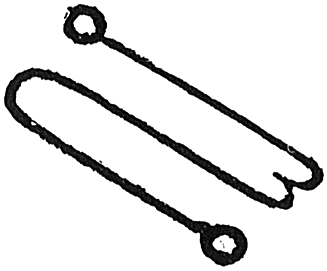
#> input picture docs/precedents/agrippa_saturn_int.png, 327 x 271 px; its folder holds only this picture in this run
$ python 25_cross_corpus.py
#> lines starting #> are read from the running program, lines starting #| are printed output that depends on the picture; after the words box and inside, x2 and y2 are one past the last pixel; in counts of white or black regions, pixels touching at a corner belong together
"""
Script 25: Cross-Corpus Analysis

Projects precedent images (PGM karakteres, Solomonic seals, Ars Notoria notae, etc.)
into the same feature space as the 72 Goetic sigils, then measures:
  - Distance from each precedent to the nearest Goetia cluster centroid
  - Distance to the single most similar Goetia sigil
  - Which cluster each precedent is most similar to
  - Pairwise distances among precedents themselves

Inputs:
  - features.json (Goetia sigil features, from original pipeline or re-run)
  - cluster_assignments.json (from 06_clustering.py) — optional
  - docs/precedents/*.{jpg,png}  — sourced historical images

Outputs:
  - cross_corpus_features.json
  - cross_corpus_distances.json
  - cross_corpus_pca.png  (scatter: Goetia sigils + precedents overlaid)
"""

import cv2
import numpy as np
from pathlib import Path
import json
import matplotlib
matplotlib.use('Agg')
import matplotlib.pyplot as plt
from sklearn.preprocessing import StandardScaler
from sklearn.decomposition import PCA
from scipy.spatial.distance import cdist

OUTDIR     = Path(r"C:\Dev\GoetiaRevEng")
PREC_DIR   = OUTDIR / "docs" / "precedents"

# ── Feature extraction (same functions as 05_feature_extraction.py) ──────────

def box_counting_dimension(binary, min_box=2, max_box=64):
    sizes, counts = [], []
    s = min_box
    while s <= min(max_box, binary.shape[0], binary.shape[1]):
        count = sum(
            1 for y in range(0, binary.shape[0], s)
              for x in range(0, binary.shape[1], s)
              if np.any(binary[y:y+s, x:x+s] > 0)
        )
        if count > 0:
            sizes.append(s)
            counts.append(count)
        s *= 2
    if len(sizes) < 2:
        return 0
    coeffs = np.polyfit(np.log(1.0 / np.array(sizes)), np.log(np.array(counts)), 1)
    return round(coeffs[0], 3)


def symmetry_score(binary):
    b = binary.astype(float) / 255.0
    if b.size == 0 or np.std(b) == 0:
        return 0.0, 0.0
    h_sym = float(np.corrcoef(b.ravel(), np.fliplr(b).ravel())[0, 1])
    v_sym = float(np.corrcoef(b.ravel(), np.flipud(b).ravel())[0, 1])
    return round(h_sym, 3), round(v_sym, 3)


def radial_profile(binary, n_bins=8):
    h, w = binary.shape
    cy, cx = h / 2, w / 2
    max_r = np.sqrt(cx**2 + cy**2)
    ys, xs = np.mgrid[0:h, 0:w]
    dists_norm = np.sqrt((ys - cy)**2 + (xs - cx)**2) / max(max_r, 1)
    return [
        round(float(np.mean(binary[(dists_norm >= i/n_bins) & (dists_norm < (i+1)/n_bins)] > 0)), 4)
        if np.any((dists_norm >= i/n_bins) & (dists_norm < (i+1)/n_bins)) else 0
        for i in range(n_bins)
    ]


def quadrant_density(binary):
    h, w = binary.shape
    mh, mw = h // 2, w // 2
    return [round(float(np.mean(q > 0)), 4) for q in [
        binary[:mh, :mw], binary[:mh, mw:], binary[mh:, :mw], binary[mh:, mw:]
    ]]


def extract_features(fpath):
    """Load image, adaptive-binarize, extract the same 18-dim base feature vector."""
    img = cv2.imread(str(fpath))
    if img is None:
        return None

    gray = cv2.cvtColor(img, cv2.COLOR_BGR2GRAY) if len(img.shape) == 3 else img

    # CLAHE + Otsu (matching 23_adaptive_preprocessing.py approach)
    clahe = cv2.createCLAHE(clipLimit=3.0, tileGridSize=(8, 8))
    enhanced = clahe.apply(gray)
    _, binary = cv2.threshold(enhanced, 0, 255, cv2.THRESH_BINARY_INV | cv2.THRESH_OTSU)
    binary = cv2.morphologyEx(binary, cv2.MORPH_OPEN, np.ones((3, 3), np.uint8))

    # Resize to 256×256 for comparable feature computation
    binary = cv2.resize(binary, (256, 256), interpolation=cv2.INTER_AREA)
    binary = (binary > 127).astype(np.uint8) * 255

    ys, xs = np.where(binary > 0)
    ink_ratio   = float(np.mean(binary > 0))
    h, w = binary.shape
    aspect      = w / h
    compactness = (np.sum(binary > 0) / ((ys.max()-ys.min()+1)*(xs.max()-xs.min()+1))
                   if len(ys) > 0 else 0)
    fractal_d   = box_counting_dimension(binary)
    h_sym, v_sym = symmetry_score(binary)
    r_profile   = radial_profile(binary)
    q_density   = quadrant_density(binary)

    return {
        "ink_ratio":          round(ink_ratio, 4),
        "aspect_ratio":       round(aspect, 3),
        "compactness":        round(float(compactness), 3),
        "fractal_dimension":  fractal_d,
        "horizontal_symmetry": h_sym,
        "vertical_symmetry":  v_sym,
        "radial_profile":     r_profile,
        "quadrant_density":   q_density,
    }


def feat_to_vec(feat):
    """Convert feature dict to 18-dim vector (base features only, no skeleton/Hough)."""
    vec = [
        feat["ink_ratio"], feat["aspect_ratio"], feat["compactness"],
        feat["fractal_dimension"], feat["horizontal_symmetry"], feat["vertical_symmetry"],
    ]
    vec.extend(feat["radial_profile"])
    vec.extend(feat["quadrant_density"])
    # Pad to match 38-dim vectors from 06_clustering.py (zeros for skeleton/Hough)
    vec.extend([0] * 20)
    return vec


# ── Load Goetia features ──────────────────────────────────────────────────────

features_file = OUTDIR / "features.json"
if not features_file.exists():
    features_file = Path(r"C:\Users\PC\Downloads\goetia_analysis\features.json")

with open(features_file) as f:
#> (reads features.json from the repository)
    goetia_features = json.load(f)

cluster_file = OUTDIR / "cluster_assignments.json"
if not cluster_file.exists():
    cluster_file = Path(r"C:\Users\PC\Downloads\goetia_analysis\cluster_assignments.json")
cluster_map = {}  # sigil_id → cluster
if cluster_file.exists():
    with open(cluster_file) as f:
#> (reads cluster_assignments.json from the repository)
        ca = json.load(f)
    for cl_id, members in ca.items():
        for m in members:
            cluster_map[m] = int(cl_id)

goetia_vecs = []
goetia_ids  = []
for feat in goetia_features:
    goetia_vecs.append(feat_to_vec(feat))
    goetia_ids.append(feat["id"])

X_goetia = np.array(goetia_vecs)

# ── Extract features from precedent images ────────────────────────────────────

prec_images = sorted(PREC_DIR.glob("*.[jp][pn]g")) + sorted(PREC_DIR.glob("*.jpeg"))
print(f"Found {len(prec_images)} precedent images in {PREC_DIR}")

prec_records = []
prec_vecs    = []

for fpath in prec_images:
    feat = extract_features(fpath)
#> in extract_features, img is the input picture: shape (271, 327, 3); min 0, max 255, mean 227.3
#> in extract_features, `enhanced = clahe.apply(gray)`:
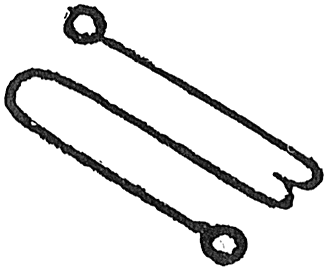
#> enhanced: shape (271, 327); min 3, max 255, mean 229.2
#> in extract_features, `_, binary = cv2.threshold(enhanced, 0, 255, cv2.THRESH_BINARY_INV | cv..`:
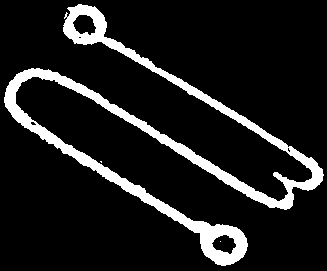
#> binary: shape (271, 327); 11.5% white; 3 white regions (2 under 20 px), largest, box (x1, y1, x2, y2) and area: (4, 4, 324, 266) 10174
#> in extract_features, `binary = cv2.morphologyEx(binary, cv2.MORPH_OPEN, np.ones((3, 3), np.u..`: binary: shape (271, 327); 11.4% white; 2 white regions, box (x1, y1, x2, y2) and area: (4, 68, 323, 266) 7467, (63, 4, 288, 151) 2654
#> in extract_features, `binary = cv2.resize(binary, (256, 256), interpolation=cv2.INTER_AREA)`:
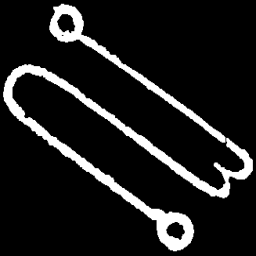
#> binary: shape (256, 256); min 0, max 255, mean 29.1
#> in extract_features, `binary = (binary > 127).astype(np.uint8) * 255`:
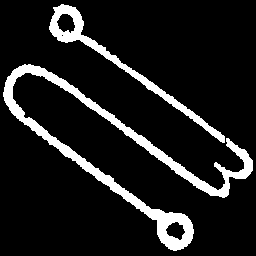
#> binary: shape (256, 256); 11.4% white; 2 white regions, box (x1, y1, x2, y2) and area: (3, 64, 253, 251) 5515, (49, 4, 225, 143) 1973
#> in extract_features, `ys, xs = np.where(binary > 0)`: ys = 7488 values from 4 to 250; xs = 7488 values, max 252 at index 4699, min 3 at index 2164, mean 124.7
#> in extract_features, `ink_ratio   = float(np.mean(binary > 0))`: ink_ratio = 0.114
#> in extract_features, `compactness = (np.sum(binary > 0) / ((ys.max()-ys.min()+1)*(xs.max()-x..`: compactness = 0.121
#> the loop in box_counting_dimension, `while s <= min(max_box, binary.shape[0], binary.shape[1]):` made 6 passes
#> count on passes 1 to 6: 2189, 701, 251, 95, 40, 13
#> after the loop in box_counting_dimension, `while s <= min(max_box, binary.shape[0], binary.shape[1]):`: counts = [2189, 701, 251, 95, 40, 13]; s = 128; sizes = [2, 4, 8, 16, 32, 64]
#> in box_counting_dimension, `coeffs = np.polyfit(np.log(1.0 / np.array(sizes)), np.log(np.array(cou..`: coeffs = [1.45, 8.62]
#> in extract_features, `fractal_d   = box_counting_dimension(binary)`: fractal_d = 1.45
#> in symmetry_score, `h_sym = float(np.corrcoef(b.ravel(), np.fliplr(b).ravel())[0, 1])`: h_sym = -0.0458
#> in symmetry_score, `v_sym = float(np.corrcoef(b.ravel(), np.flipud(b).ravel())[0, 1])`: v_sym = -0.056
#> in extract_features, `h_sym, v_sym = symmetry_score(binary)`: h_sym = -0.046; v_sym = -0.056
#> in extract_features, `r_profile   = radial_profile(binary)`: r_profile = [0.211, 0.0768, 0.207, 0.118, 0.125, 0.12, 0.0103, 0]
#> in extract_features, `q_density   = quadrant_density(binary)`: q_density = [0.169, 0.0406, 0.0616, 0.186]
#> feat = 8 items
    if feat is None:
        print(f"  WARN: could not load {fpath.name}")
        continue

    label = fpath.stem.replace("_", " ").title()
    prec_records.append({"file": fpath.name, "label": label, **feat})
    prec_vecs.append(feat_to_vec(feat))
    print(f"  {fpath.name}: ink={feat['ink_ratio']:.3f}  fractal={feat['fractal_dimension']}")
#|   agrippa_saturn_int.png: ink=0.114  fractal=1.451

if not prec_vecs:
    print("No precedent images found — check that docs/precedents/ has images.")
    exit(1)

X_prec = np.array(prec_vecs)

# ── Fit scaler + PCA on Goetia corpus, project precedents in ─────────────────

scaler = StandardScaler()
X_goetia_scaled = scaler.fit_transform(X_goetia)
X_prec_scaled   = scaler.transform(X_prec)   # same transform, not re-fit

n_comp = min(10, X_goetia_scaled.shape[0] - 1, X_goetia_scaled.shape[1])
pca = PCA(n_components=n_comp)
pca.fit(X_goetia_scaled)
X_goetia_pca = pca.transform(X_goetia_scaled)
X_prec_pca   = pca.transform(X_prec_scaled)

# ── Compute distances ─────────────────────────────────────────────────────────

# Each precedent → distance to every Goetia sigil (in PCA space)
dist_matrix = cdist(X_prec_pca, X_goetia_pca, metric='euclidean')

# Cluster centroids
goetia_clusters = [cluster_map.get(sid, 0) for sid in goetia_ids]
unique_clusters = sorted(set(goetia_clusters))
cluster_centroids = {}
for cl in unique_clusters:
    idx = [i for i, c in enumerate(goetia_clusters) if c == cl]
    cluster_centroids[cl] = X_goetia_pca[idx].mean(axis=0)

centroid_matrix = np.array([cluster_centroids[cl] for cl in unique_clusters])
prec_to_centroid = cdist(X_prec_pca, centroid_matrix, metric='euclidean')

distance_records = []
for pi, prec in enumerate(prec_records):
    nearest_sigil_idx = int(np.argmin(dist_matrix[pi]))
    nearest_sigil_id  = goetia_ids[nearest_sigil_idx]
    nearest_sigil_dist = float(dist_matrix[pi, nearest_sigil_idx])

    nearest_cluster_idx  = int(np.argmin(prec_to_centroid[pi]))
    nearest_cluster      = unique_clusters[nearest_cluster_idx]
    nearest_cluster_dist = float(prec_to_centroid[pi, nearest_cluster_idx])

    # All Goetia sigils within 1.5× nearest distance
    threshold  = nearest_sigil_dist * 1.5
    close_mask = dist_matrix[pi] <= threshold
    close_sigils = [goetia_ids[i] for i in np.where(close_mask)[0]]


    distance_records.append({
        "file":               prec["file"],
        "label":              prec["label"],
        "nearest_sigil":      nearest_sigil_id,
        "nearest_sigil_dist": round(nearest_sigil_dist, 3),
        "close_sigils":       close_sigils,
        "nearest_cluster":    nearest_cluster,
        "nearest_cluster_dist": round(nearest_cluster_dist, 3),
    })

    print(f"\n{prec['label']}:")
    print(f"  Nearest Goetia sigil: #{nearest_sigil_id} (dist={nearest_sigil_dist:.3f})")
    print(f"  Nearest cluster: {nearest_cluster} (dist={nearest_cluster_dist:.3f})")
    print(f"  Close sigils (<=1.5x): {close_sigils}")
#> this loop made 1 pass
#> (pi, nearest_sigil_idx, nearest_sigil_id, nearest_sigil_dist, nearest_cluster_idx, nearest_cluster, nearest_cluster_dist, threshold) on pass 1: (0, 69, 70, 2.58, 5, 6, 3.31, 3.87)
#| Agrippa Saturn Int:
#|   Nearest Goetia sigil: #70 (dist=2.581)
#|   Nearest cluster: 6 (dist=3.312)
#|   Close sigils (<=1.5x): [2, 6, 10, 14, 16, 27, 30, 31, 34, 40, 55, 61, 64, 70]
#> after the loop, distance_records = 1 item

# Pairwise distances among precedents
if len(prec_records) > 1:
    prec_pairwise = cdist(X_prec_pca, X_prec_pca)
    print("\n=== Most similar precedent pairs ===")
    pairs = []
    for i in range(len(prec_records)):
        for j in range(i+1, len(prec_records)):
            pairs.append((prec_records[i]["label"], prec_records[j]["label"],
                          float(prec_pairwise[i, j])))
    pairs.sort(key=lambda x: x[2])
    for a, b, d in pairs[:5]:
        print(f"  {a} <-> {b}: {d:.3f}")

# ── Save ──────────────────────────────────────────────────────────────────────

with open(OUTDIR / "cross_corpus_features.json", "w") as f:
    json.dump(prec_records, f, indent=2)

with open(OUTDIR / "cross_corpus_distances.json", "w") as f:
    json.dump({
        "n_goetia_sigils": len(goetia_ids),
        "n_precedents":    len(prec_records),
        "pca_components":  n_comp,
        "pca_variance":    round(float(pca.explained_variance_ratio_.sum()), 4),
        "results":         distance_records,
    }, f, indent=2)

# ── PCA scatter plot ──────────────────────────────────────────────────────────

fig, ax = plt.subplots(figsize=(13, 10))

# Goetia sigils, colored by cluster
goetia_colors = [goetia_clusters[i] for i in range(len(goetia_ids))]
scatter = ax.scatter(X_goetia_pca[:, 0], X_goetia_pca[:, 1],
                     c=goetia_colors, cmap='tab10', s=40, alpha=0.5,
                     edgecolors='none', label='Goetia sigils')
for i, sid in enumerate(goetia_ids):
    ax.annotate(str(sid), (X_goetia_pca[i, 0], X_goetia_pca[i, 1]),
                fontsize=5, color='#666666', ha='center', va='bottom')

# Precedent images — large markers
prec_colors = plt.cm.Set1(np.linspace(0, 1, len(prec_records)))
#> prec_colors = [[0.894, 0.102, 0.11, 1]]
for pi, prec in enumerate(prec_records):
    ax.scatter(X_prec_pca[pi, 0], X_prec_pca[pi, 1],
               s=200, marker='*', color=prec_colors[pi],
               edgecolors='black', linewidth=0.8, zorder=5,
               label=prec["label"])
    ax.annotate(prec["label"], (X_prec_pca[pi, 0], X_prec_pca[pi, 1]),
                fontsize=7, fontweight='bold', ha='left', va='bottom',
                xytext=(4, 4), textcoords='offset points',
                color=prec_colors[pi])
#> this loop made 1 pass
#> pi on pass 1: 0

ax.set_xlabel(f"PC1 ({pca.explained_variance_ratio_[0]:.1%} variance)")
ax.set_ylabel(f"PC2 ({pca.explained_variance_ratio_[1]:.1%} variance)")
ax.set_title("Cross-Corpus PCA: Goetia Sigils + Precedents\n"
             "Stars = precedent images; circles = Goetia sigils (colored by cluster)")
ax.legend(loc='lower right', fontsize=7, framealpha=0.8)
plt.colorbar(scatter, ax=ax, label='Goetia cluster', shrink=0.6)
plt.tight_layout()
plt.savefig(str(OUTDIR / "cross_corpus_pca.png"), dpi=150, bbox_inches='tight')
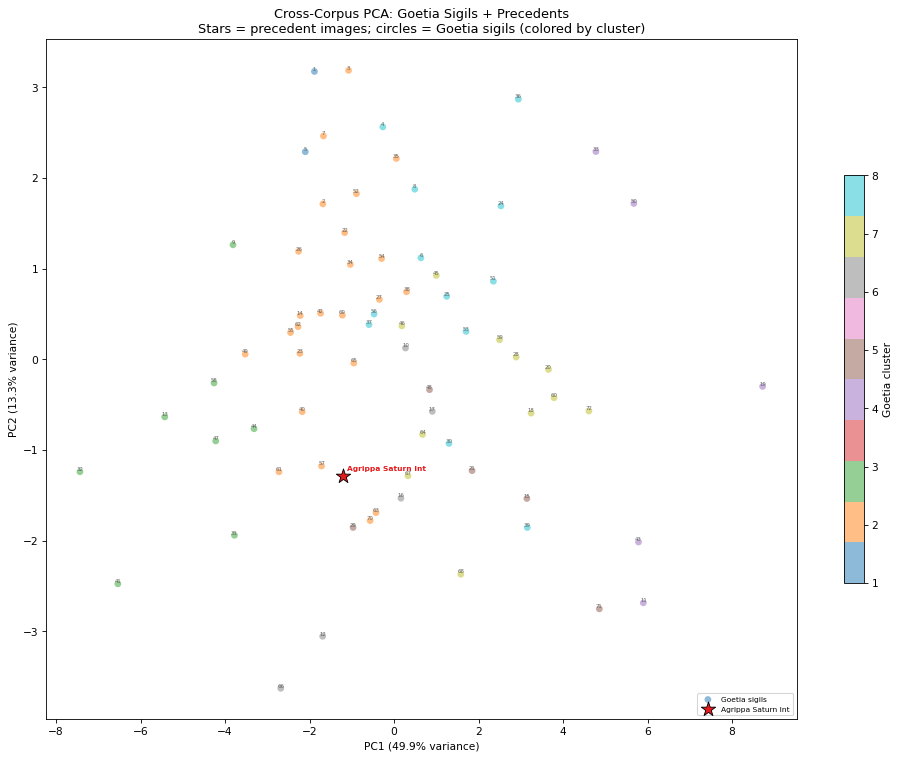
#> figure drawn by matplotlib, 2 panels
print(f"\nSaved cross_corpus_pca.png, cross_corpus_features.json, cross_corpus_distances.json")
